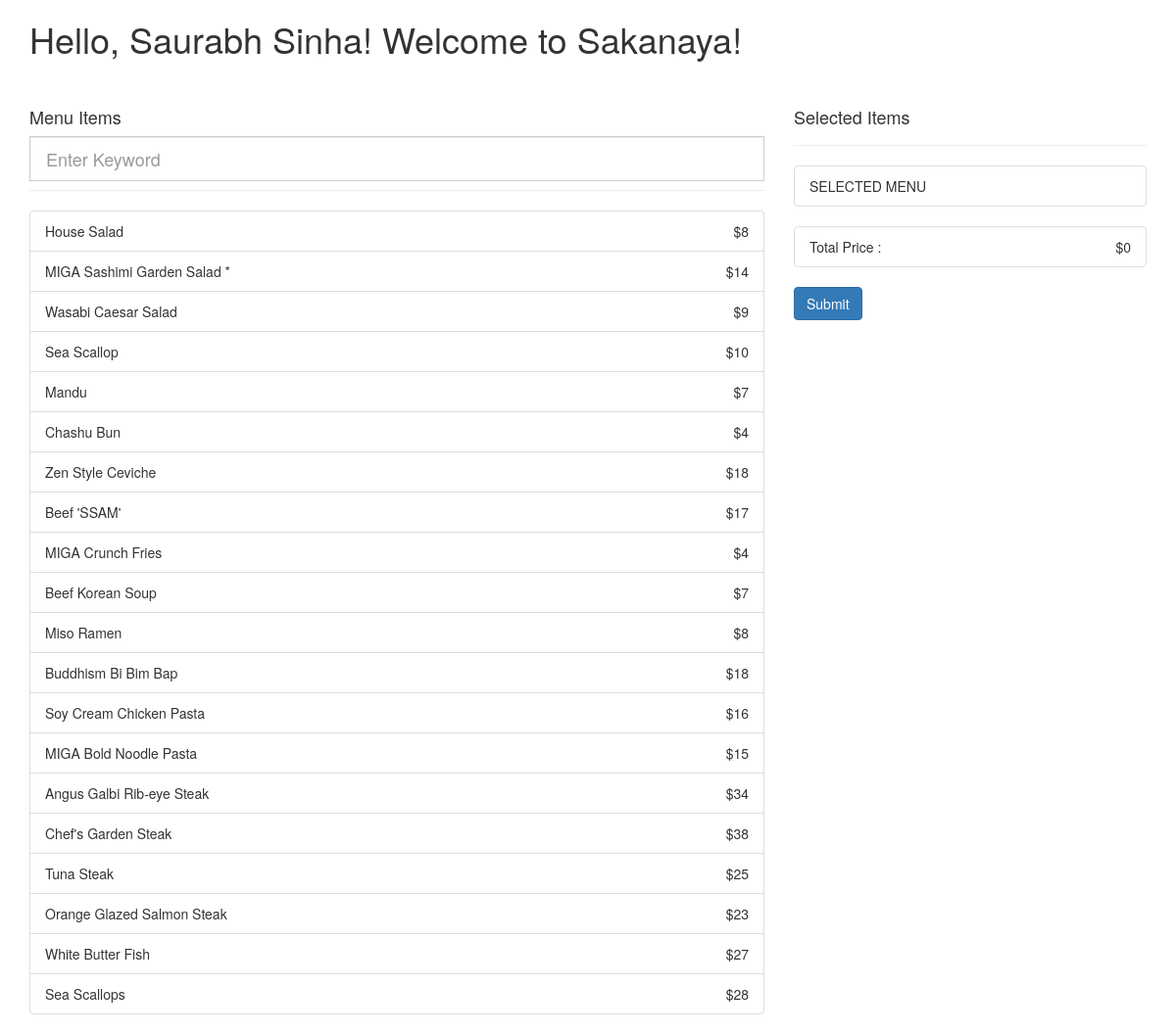
/index, run on the app's committed database.
### app/models.py (models this page shows)
class MenuItem(db.Model):
    id = db.Column(db.Integer, primary_key=True)
    name = db.Column(db.String(64), index=True, unique=True)
    description = db.Column(db.String(1000))
    frequency = db.Column(db.Integer, index=True)
    avg = db.Column(db.Integer, index=True)
    category = db.Column(db.String(64))
    dietaryRestriction = db.Column(db.String(200))
    restaurant = db.Column(db.String(100))
    price = db.Column(db.Integer, index=True)

### app/views.py (the view)
@app.route('/')
@app.route('/index')
def index():
    user = {'nickname': 'Saurabh Sinha'}  # fake user, 411 prof.
    restaurant = {'name': 'Sakanaya'}
    menu = MenuItem.query.all()
    return render_template('index.html',
                           title='Home',
                           user=user,
                           restaurant=restaurant,
                           menu=menu)

### app/templates/index.html (shortened to what this page needs)
<html>
    <head>
        <link href="/static/css/bootstrap.min.css" rel="stylesheet" media="screen">
    </head>
    <body>
        <div class="container">
            <h1>Hello, {{ user.nickname }}! Welcome to {{ restaurant.name }}!</h1>
            <div class="row">
                <div class="col-md-8">
                    <div class="page-header">
                        <h4>Menu Items</h4>
                        <div id="custom-search-input">
                            <div class="input-group col-md-12">
                                <input type="text" id="searchbar" class="form-control input-lg" placeholder="Enter Keyword"/>
                            </div>
                        </div>
                    </div>
                    <ul class="list-group checked-list-box">
                        {% for item in menu %}
                        <li class="list-group-item">    {{ item.name }}<span style="float:right;">${{ item.price }}</span></li>
                        {% endfor %}
                    </ul>
                </div>
                <div class="col-md-4">
                    <div class="page-header">
                        <h4>Selected Items</h4>
                    </div>
                    <ul class="list-group" id="selected">
                        <li class="list-group-item">SELECTED MENU</li>
                    </ul>
                    <ul class="list-group">
                        <li class="list-group-item">Total Price : <span id="totalprice" style="float:right;">$0</span></li>
                    </ul>
                    <button type="button" class="btn btn-primary" id="submit-button">Submit</button>
                </div>
            </div>
        </div>
    </body>
</html>

### data on the page
MenuItem: name "House Salad", price "8"
MenuItem: name "MIGA Sashimi Garden Salad *", price "14"
MenuItem: name "Wasabi Caesar Salad", price "9"
MenuItem: name "Sea Scallop", price "10"
MenuItem: name "Mandu", price "7"
MenuItem: name "Chashu Bun", price "4"
MenuItem: name "Zen Style Ceviche", price "18"
MenuItem: name "Beef 'SSAM'", price "17"
MenuItem: name "MIGA Crunch Fries", price "4"
MenuItem: name "Beef Korean Soup", price "7"
MenuItem: name "Miso Ramen", price "8"
MenuItem: name "Buddhism Bi Bim Bap", price "18"
MenuItem: name "Soy Cream Chicken Pasta", price "16"
MenuItem: name "MIGA Bold Noodle Pasta", price "15"
MenuItem: name "Angus Galbi Rib-eye Steak", price "34"
MenuItem: name "Chef's Garden Steak", price "38"
MenuItem: name "Tuna Steak", price "25"
MenuItem: name "Orange Glazed Salmon Steak", price "23"
MenuItem: name "White Butter Fish", price "27"
MenuItem: name "Sea Scallops", price "28"

### other printed values
{{ user.nickname }} "Saurabh Sinha"
{{ restaurant.name }} "Sakanaya"
